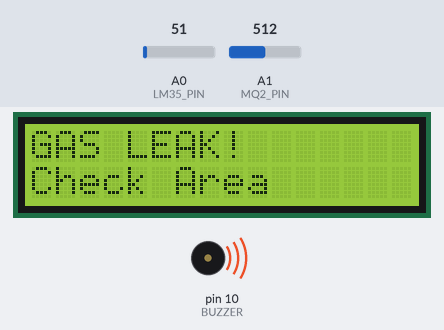
Bench run of a sketch on a simulated Arduino Uno, built with avr-gcc and run on an emulated ATmega328P. Parts: 16×2 character LCD, buzzer (waves = sounding, pin HIGH). The test bench sets the inputs (shaded band); at power-on: A1 (MQ2_PIN) = 512, A0 (LM35_PIN) = 51. The modem accepts every AT command (registered, SIM ready, sends succeed) and sends nothing else; what the sketch prints to the serial monitor is not drawn.

Above: at 3.2 s.
3.3 s: A1 (MQ2_PIN) set to 409
8.0 s: A1 (MQ2_PIN) set to 390
At 9.8 s:
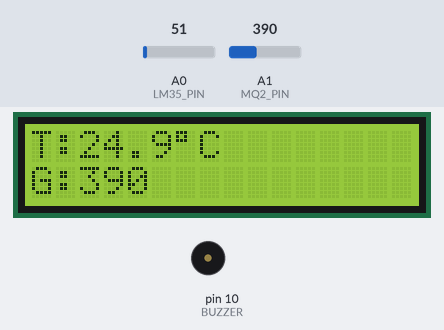
10.1 s: A0 (LM35_PIN) set to 88
At 11.8 s:
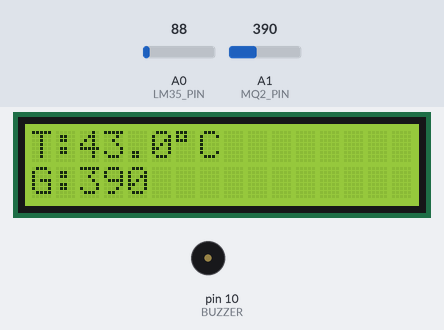
12.1 s: A0 (LM35_PIN) set to 97
At 13.1 s:
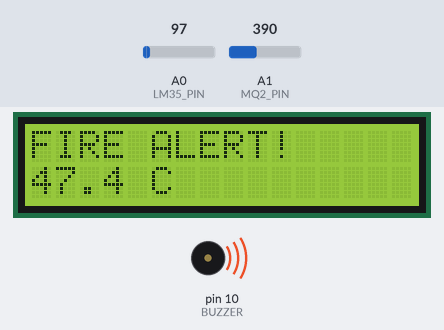
14.2 s: A0 (LM35_PIN) set to 86
At 18.7 s:
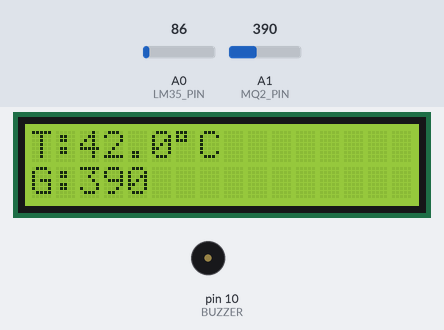
18.9 s: A1 (MQ2_PIN) set to 306
At 19.8 s:
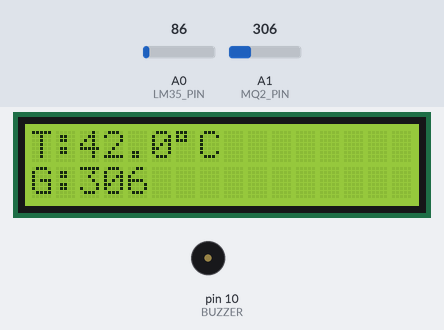
Timing chart, 0 to 21.8 s (numbered marks = the images above; inputs shaded):
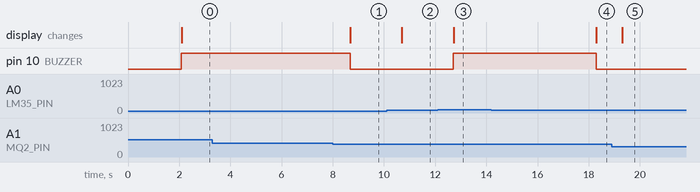

Measured:
- the behaviour switches between 401 and 400 on A1 (MQ2_PIN) (found by bisection; images 0 and 1)
- the behaviour switches between 92 and 93 on A0 (LM35_PIN) (found by bisection; images 2 and 3)
- after the input at 3.3 s, every drawn part: stays the same
- after the input at 8.0 s, pin 10 (BUZZER): HIGH → LOW after 0.69 s; the display: changes after 0.69 s (image 1)
- after the input at 10.1 s, the display: changes after 0.60 s (image 2)
- after the input at 12.1 s, pin 10 (BUZZER): LOW → HIGH after 0.61 s; the display: changes after 0.63 s (image 3)
- after the input at 14.2 s, pin 10 (BUZZER): HIGH → LOW after 4.1 s; the display: changes after 4.1 s (image 4)
- after the input at 18.9 s, the display: changes after 0.41 s (image 5)

The sketch:

SmartSafetySystem.ino
```cpp
#include <LiquidCrystal.h>
#include <SoftwareSerial.h>

// LCD Pins
LiquidCrystal lcd(12,11,5,4,3,2);

// GSM
SoftwareSerial gsm(8,9); // RX, TX

// Pins
const int LM35_PIN = A0;
const int MQ2_PIN  = A1;
const int BUZZER   = 10;

// Thresholds
const int GAS_THRESHOLD = 400;
const float FIRE_THRESHOLD = 45.0;


const char PHONE[] = "+91XXXXXXXXXX";

bool gasAlertSent=false;
bool fireAlertSent=false;

void sendSMS(String msg){
  gsm.println("AT+CMGF=1");
  delay(500);
  gsm.print("AT+CMGS=\"");
  gsm.print(PHONE);
  gsm.println("\"");
  delay(500);
  gsm.print(msg);
  delay(500);
  gsm.write(26);
  delay(3000);
}

float readTemperature(){
  int raw=analogRead(LM35_PIN);
  float voltage=raw*(5.0/1023.0);
  return voltage*100.0;
}

void setup(){
  Serial.begin(9600);
  gsm.begin(9600);

  lcd.begin(16,2);
  lcd.clear();
  lcd.print("Smart Safety");
  lcd.setCursor(0,1);
  lcd.print("Initializing");
  pinMode(BUZZER,OUTPUT);
  digitalWrite(BUZZER,LOW);
  delay(2000);
}

void loop(){

  float temp=readTemperature();
  int gas=analogRead(MQ2_PIN);

  bool gasLeak = gas > GAS_THRESHOLD;
  bool fire = temp > FIRE_THRESHOLD;

  lcd.clear();
  lcd.setCursor(0,0);
  lcd.print("T:");
  lcd.print(temp,1);
  lcd.print((char)223);
  lcd.print("C");

  lcd.setCursor(0,1);
  lcd.print("G:");
  lcd.print(gas);

  Serial.print("Temperature: ");
  Serial.print(temp);
  Serial.print(" C   Gas: ");
  Serial.println(gas);

  if(gasLeak){
    digitalWrite(BUZZER,HIGH);
    lcd.clear();
    lcd.print("GAS LEAK!");
    lcd.setCursor(0,1);
    lcd.print("Check Area");

    if(!gasAlertSent){
      sendSMS("ALERT!\nGas leakage detected.\nTake immediate action.");
      gasAlertSent=true;
    }
  }
  else if(fire){
    digitalWrite(BUZZER,HIGH);
    lcd.clear();
    lcd.print("FIRE ALERT!");
    lcd.setCursor(0,1);
    lcd.print(temp,1);
    lcd.print(" C");

    if(!fireAlertSent){
      sendSMS("ALERT!\nHigh temperature / Fire detected.");
      fireAlertSent=true;
    }
  }
  else{
    digitalWrite(BUZZER,LOW);
    gasAlertSent=false;
    fireAlertSent=false;
  }

  delay(1000);
}
```
